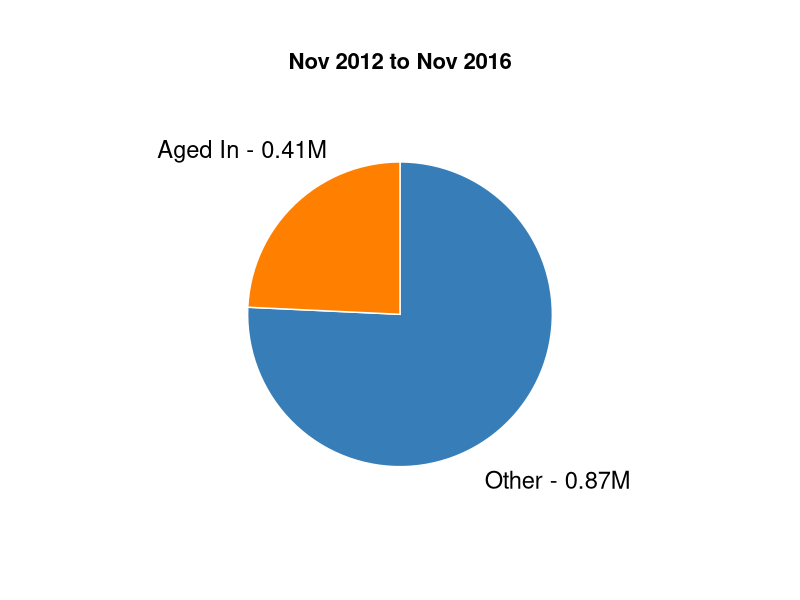

This figure's R source:
# Load required libraries
library(ggplot2)
library(dplyr)

s1 <- "Aged In"
s2 <- "Other"
value <- c(0.41, 1.28)
group1 <- paste0(s1, " - ", value[1], "M")
group2 <- paste0(s2, " - ", round(value[2] - value[1], 2), "M")

# Create Data
data <- data.frame(
  group = c(group1, group2),
  value = value
)

# Create a named vector for colors
color_mapping <- c("#FF7F00", "#377EB8")
names(color_mapping) <- c(group1, group2)

# Compute the position of labels
data <- data %>% 
  arrange(desc(group)) %>%
  mutate(prop = value / sum(data$value) * 100) %>%
  mutate(ypos = cumsum(prop) - 0.5 * prop)

# Basic piechart with adjusted label positions, custom colors, and title
ggplot(data, aes(x = "", y = prop, fill = group)) +
  geom_bar(stat = "identity", width = 1, color = "white") +
  coord_polar("y", start = 0) +
  theme_void() + 
  theme(
    legend.position = "none",
    plot.title = element_text(vjust = -8.1, hjust = 0.5, size = 16, face = "bold")
  ) +
  
  # Adjust the label positions using position_nudge()
  geom_text(aes(y = ypos, label = group), color = "black", size = 6,
            position = position_nudge(x = 1.00)) +
  
  # Use custom colors with variable group names
  scale_fill_manual(values = color_mapping) +
  
  # Add title
  labs(title = "Nov 2012 to Nov 2016")